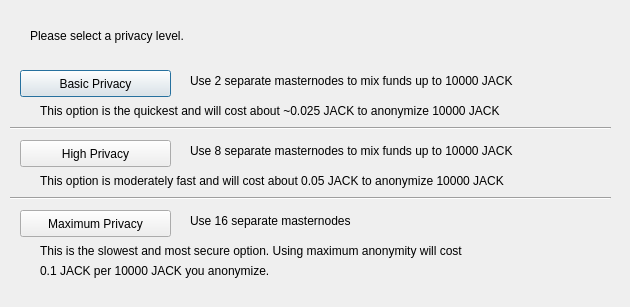
<?xml version="1.0" encoding="UTF-8"?>
<ui version="4.0">
 <class>ObfuscationConfig</class>
 <widget class="QDialog" name="ObfuscationConfig">
  <property name="geometry">
   <rect>
    <x>0</x>
    <y>0</y>
    <width>630</width>
    <height>307</height>
   </rect>
  </property>
  <property name="windowTitle">
   <string>Configure Obfuscation</string>
  </property>
  <widget class="QPushButton" name="buttonBasic">
   <property name="geometry">
    <rect>
     <x>20</x>
     <y>70</y>
     <width>151</width>
     <height>27</height>
    </rect>
   </property>
   <property name="text">
    <string>Basic Privacy</string>
   </property>
  </widget>
  <widget class="QPushButton" name="buttonHigh">
   <property name="geometry">
    <rect>
     <x>20</x>
     <y>140</y>
     <width>151</width>
     <height>27</height>
    </rect>
   </property>
   <property name="text">
    <string>High Privacy</string>
   </property>
  </widget>
  <widget class="QPushButton" name="buttonMax">
   <property name="geometry">
    <rect>
     <x>20</x>
     <y>210</y>
     <width>151</width>
     <height>27</height>
    </rect>
   </property>
   <property name="text">
    <string>Maximum Privacy</string>
   </property>
  </widget>
  <widget class="QLabel" name="label">
   <property name="geometry">
    <rect>
     <x>30</x>
     <y>20</y>
     <width>571</width>
     <height>31</height>
    </rect>
   </property>
   <property name="text">
    <string>Please select a privacy level.</string>
   </property>
  </widget>
  <widget class="QLabel" name="label_2">
   <property name="geometry">
    <rect>
     <x>190</x>
     <y>70</y>
     <width>421</width>
     <height>21</height>
    </rect>
   </property>
   <property name="text">
    <string>Use 2 separate masternodes to mix funds up to 10000 JACK</string>
   </property>
  </widget>
  <widget class="QLabel" name="label_3">
   <property name="geometry">
    <rect>
     <x>190</x>
     <y>140</y>
     <width>411</width>
     <height>21</height>
    </rect>
   </property>
   <property name="text">
    <string>Use 8 separate masternodes to mix funds up to 10000 JACK</string>
   </property>
  </widget>
  <widget class="QLabel" name="label_4">
   <property name="geometry">
    <rect>
     <x>190</x>
     <y>210</y>
     <width>421</width>
     <height>21</height>
    </rect>
   </property>
   <property name="text">
    <string>Use 16 separate masternodes</string>
   </property>
  </widget>
  <widget class="QLabel" name="label_6">
   <property name="geometry">
    <rect>
     <x>40</x>
     <y>100</y>
     <width>561</width>
     <height>21</height>
    </rect>
   </property>
   <property name="text">
    <string>This option is the quickest and will cost about ~0.025 JACK to anonymize 10000 JACK</string>
   </property>
  </widget>
  <widget class="QLabel" name="label_7">
   <property name="geometry">
    <rect>
     <x>40</x>
     <y>170</y>
     <width>561</width>
     <height>21</height>
    </rect>
   </property>
   <property name="text">
    <string>This option is moderately fast and will cost about 0.05 JACK to anonymize 10000 JACK</string>
   </property>
  </widget>
  <widget class="QLabel" name="label_8">
   <property name="geometry">
    <rect>
     <x>40</x>
     <y>240</y>
     <width>561</width>
     <height>21</height>
    </rect>
   </property>
   <property name="text">
    <string>This is the slowest and most secure option. Using maximum anonymity will cost</string>
   </property>
  </widget>
  <widget class="QLabel" name="label_9">
   <property name="geometry">
    <rect>
     <x>40</x>
     <y>260</y>
     <width>561</width>
     <height>21</height>
    </rect>
   </property>
   <property name="text">
    <string>0.1 JACK per 10000 JACK you anonymize.</string>
   </property>
  </widget>
  <widget class="Line" name="line">
   <property name="geometry">
    <rect>
     <x>10</x>
     <y>120</y>
     <width>601</width>
     <height>16</height>
    </rect>
   </property>
   <property name="orientation">
    <enum>Qt::Horizontal</enum>
   </property>
  </widget>
  <widget class="Line" name="line_2">
   <property name="geometry">
    <rect>
     <x>10</x>
     <y>190</y>
     <width>601</width>
     <height>16</height>
    </rect>
   </property>
   <property name="orientation">
    <enum>Qt::Horizontal</enum>
   </property>
  </widget>
 </widget>
 <resources/>
 <connections/>
</ui>
